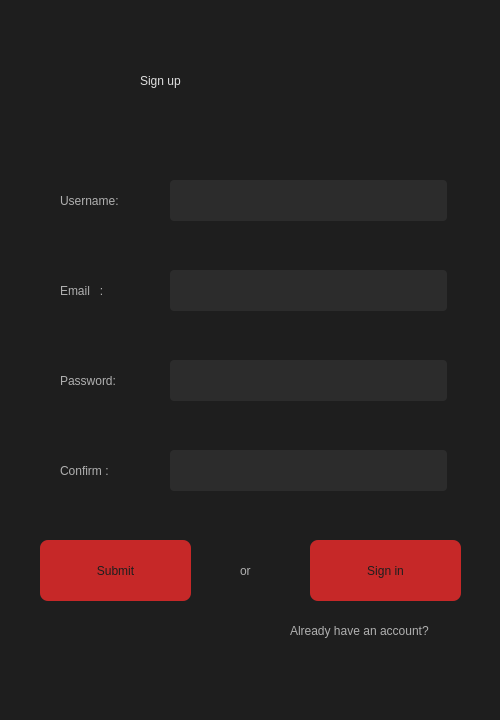
<?xml version="1.0" encoding="UTF-8"?>
<ui version="4.0">
 <class>MainWindow</class>
 <widget class="QMainWindow" name="MainWindow">
  <property name="geometry">
   <rect>
    <x>0</x>
    <y>0</y>
    <width>500</width>
    <height>720</height>
   </rect>
  </property>
  <property name="minimumSize">
   <size>
    <width>500</width>
    <height>720</height>
   </size>
  </property>
  <property name="maximumSize">
   <size>
    <width>500</width>
    <height>720</height>
   </size>
  </property>
  <property name="windowTitle">
   <string>MainWindow</string>
  </property>
  <property name="styleSheet">
   <string notr="true">background-color: #1e1e1e</string>
  </property>
  <widget class="QWidget" name="centralwidget">
   <widget class="QLabel" name="label">
    <property name="geometry">
     <rect>
      <x>140</x>
      <y>30</y>
      <width>241</width>
      <height>101</height>
     </rect>
    </property>
    <property name="styleSheet">
     <string notr="true">font: 75 60pt &quot;Script MT Bold&quot;;
color: #e0e0e0;</string>
    </property>
    <property name="text">
     <string>Sign up</string>
    </property>
   </widget>
   <widget class="QLabel" name="label_2">
    <property name="geometry">
     <rect>
      <x>60</x>
      <y>360</y>
      <width>101</width>
      <height>41</height>
     </rect>
    </property>
    <property name="styleSheet">
     <string notr="true">font: 14pt &quot;Cascadia Code&quot;;
color: 	#b0b0b0</string>
    </property>
    <property name="text">
     <string>Password: </string>
    </property>
   </widget>
   <widget class="QLineEdit" name="lineEdit">
    <property name="geometry">
     <rect>
      <x>170</x>
      <y>360</y>
      <width>277</width>
      <height>41</height>
     </rect>
    </property>
    <property name="styleSheet">
     <string notr="true">background-color: #2c2c2c;
border-radius: 4px</string>
    </property>
   </widget>
   <widget class="QLabel" name="label_4">
    <property name="geometry">
     <rect>
      <x>60</x>
      <y>270</y>
      <width>101</width>
      <height>41</height>
     </rect>
    </property>
    <property name="styleSheet">
     <string notr="true">font: 14pt &quot;Cascadia Code&quot;;
color: 	#b0b0b0</string>
    </property>
    <property name="text">
     <string>Email   :</string>
    </property>
   </widget>
   <widget class="QLineEdit" name="lineEdit_3">
    <property name="geometry">
     <rect>
      <x>170</x>
      <y>270</y>
      <width>277</width>
      <height>41</height>
     </rect>
    </property>
    <property name="styleSheet">
     <string notr="true">background-color: #2c2c2c;
border-radius: 4px</string>
    </property>
   </widget>
   <widget class="QLineEdit" name="lineEdit_2">
    <property name="geometry">
     <rect>
      <x>170</x>
      <y>180</y>
      <width>277</width>
      <height>41</height>
     </rect>
    </property>
    <property name="styleSheet">
     <string notr="true">background-color: #2c2c2c;
border-radius: 4px</string>
    </property>
   </widget>
   <widget class="QLabel" name="label_3">
    <property name="geometry">
     <rect>
      <x>60</x>
      <y>180</y>
      <width>101</width>
      <height>41</height>
     </rect>
    </property>
    <property name="styleSheet">
     <string notr="true">font: 14pt &quot;Cascadia Code&quot;;
color: 	#b0b0b0</string>
    </property>
    <property name="text">
     <string>Username: </string>
    </property>
   </widget>
   <widget class="QPushButton" name="pushButton">
    <property name="geometry">
     <rect>
      <x>40</x>
      <y>540</y>
      <width>151</width>
      <height>61</height>
     </rect>
    </property>
    <property name="styleSheet">
     <string notr="true">QPushButton {
    background-color: #c62828;
    color: #1e1e1e;
    border: none;
    padding: 8px 16px;
    border-radius: 8px;
	font: 14pt &quot;Cascadia Code&quot;;
}

QPushButton:hover {
    background-color: #b71c1c;
}</string>
    </property>
    <property name="text">
     <string>Submit</string>
    </property>
   </widget>
   <widget class="QLabel" name="label_5">
    <property name="geometry">
     <rect>
      <x>290</x>
      <y>620</y>
      <width>191</width>
      <height>21</height>
     </rect>
    </property>
    <property name="styleSheet">
     <string notr="true">font: 10pt &quot;Cascadia Code&quot;;
color: #b0b0b0;</string>
    </property>
    <property name="text">
     <string>Already have an account?</string>
    </property>
   </widget>
   <widget class="QPushButton" name="pushButton_2">
    <property name="geometry">
     <rect>
      <x>310</x>
      <y>540</y>
      <width>151</width>
      <height>61</height>
     </rect>
    </property>
    <property name="styleSheet">
     <string notr="true">QPushButton {
    background-color: #c62828;
    color: #1e1e1e;
    border: none;
    padding: 8px 16px;
    border-radius: 8px;
	font: 14pt &quot;Cascadia Code&quot;;
}

QPushButton:hover {
    background-color: #b71c1c;
}</string>
    </property>
    <property name="text">
     <string>Sign in</string>
    </property>
   </widget>
   <widget class="QLabel" name="label_6">
    <property name="geometry">
     <rect>
      <x>240</x>
      <y>550</y>
      <width>21</width>
      <height>41</height>
     </rect>
    </property>
    <property name="styleSheet">
     <string notr="true">font: 10pt &quot;Cascadia Code&quot;;
color: #b0b0b0;</string>
    </property>
    <property name="text">
     <string>or</string>
    </property>
   </widget>
   <widget class="QLineEdit" name="lineEdit_4">
    <property name="geometry">
     <rect>
      <x>170</x>
      <y>450</y>
      <width>277</width>
      <height>41</height>
     </rect>
    </property>
    <property name="styleSheet">
     <string notr="true">background-color: #2c2c2c;
border-radius: 4px</string>
    </property>
   </widget>
   <widget class="QLabel" name="label_7">
    <property name="geometry">
     <rect>
      <x>60</x>
      <y>450</y>
      <width>101</width>
      <height>41</height>
     </rect>
    </property>
    <property name="styleSheet">
     <string notr="true">font: 14pt &quot;Cascadia Code&quot;;
color: 	#b0b0b0</string>
    </property>
    <property name="text">
     <string>Confirm :</string>
    </property>
   </widget>
  </widget>
  <widget class="QMenuBar" name="menubar">
   <property name="geometry">
    <rect>
     <x>0</x>
     <y>0</y>
     <width>500</width>
     <height>21</height>
    </rect>
   </property>
  </widget>
  <widget class="QStatusBar" name="statusbar"/>
 </widget>
 <resources/>
 <connections/>
</ui>
